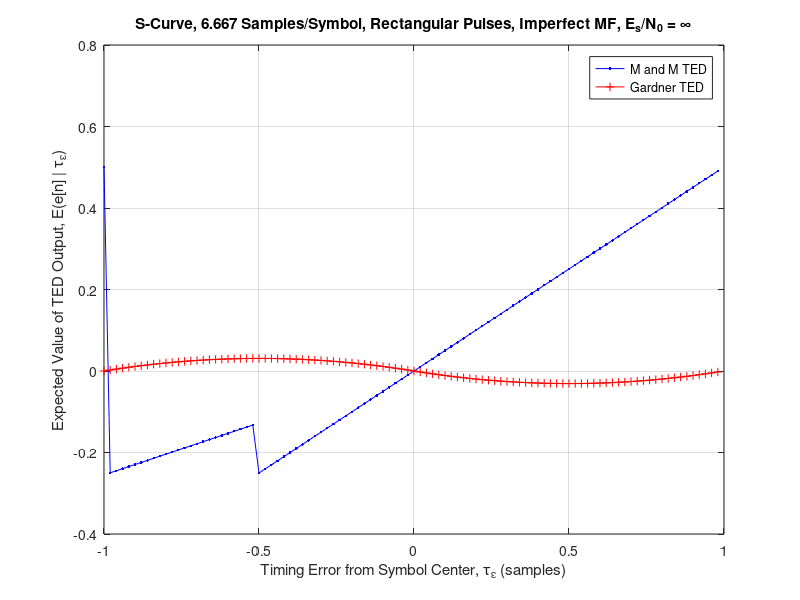
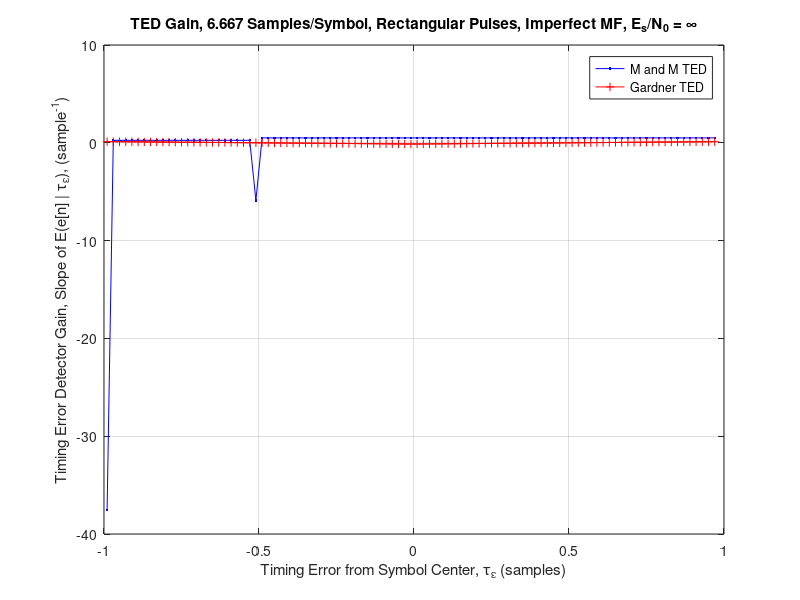

These figures' MATLAB source, in order:
% Copyright (C) 2017 Free Software Foundation
%
% This file is part of GNU Radio
%
% SPDX-License-Identifier: GPL-3.0-or-later
% 

% GNU Octave script to accompany the GNURadio flowgraph
%
%     gnuradio/gr-digital/examples/demod/symbol_sync_test_float.grc
%
% to simulate the Mueller and Muller and Gardner timing error detectors
% and compute Expected TED gains applicable to the situation in that
% flowgraph.

% Define some constants
N_bits = 4096;               % Number of bits used for timing error analysis
Rb = 9600.0;
bits_per_sym = 1;
baud_rate = Rb/bits_per_sym;
N_syms = N_bits/bits_per_sym; % Number of symbols used for timing error analysis
tea_sps = 100;                % samples/symbol used for timing error analysis
tea_Fs = tea_sps * baud_rate; % sample rate used for timing error analysis
a_sps = 2;              % actual samples per symbol used in application
a_Fs = a_sps * baud_rate;     % actual sample rate used in application

% Create rectangular pulse filter
pf_taps = 1/tea_sps * ones(tea_sps, 1);
pf_len = length(pf_taps);
pf_delay = pf_len/2;

% Generate some bits
bits = rand(N_bits,1) > 0.5;
%bits = repmat([1;0], [N_bits/2, 1]);

% Convert the bits to NRZ symbols in [-1, 1]
symbols = 2*bits-1;

% Convert symbols to baseband pulses, pulse shaping
pkg load signal;
x = tea_sps * upsample(symbols, tea_sps);
baseband = filter(pf_taps, [1], x);

% Create rectangular matched filter,
% that's a little too long (7 sps vs 6.667 sps), to introduce more ISI
isi_sps = round((tea_sps/a_sps * 4) - tea_sps); % Play with isi samples to see S-curve effects
if (mod(isi_sps, 2) != 0)
    isi_sps = isi_sps + 1;
end
mf_taps = 1/(tea_sps+isi_sps) * ones((tea_sps+isi_sps), 1);
mf_len = length(mf_taps);
mf_delay = mf_len/2;

% Matched filter the received baseband pulses
mf_baseband = filter(mf_taps, [1], baseband);
mf_baseband = mf_baseband * 1.0; % Play with amplitude to see S-curve effects

% Symbol centers are now at indices n*tea_sps + isi_sps/2 (I think!)
% Symbol clock period is tea_sps samples
% Symbol peaks are perfectly at +/-1.0

% Timing offset granularity is in 1/tea_sps-th of a symbol
tau = [(-tea_sps/2):1:(tea_sps/2-1)];
tau_norm = tau/tea_sps*a_sps;

% M&M TED. Contellation points at -1.0 and +1.0.
% Gardener TED.
% Perfect estimate of symbol clock period.
% No external noise.
mm_ted_output = zeros(N_syms-2, length(tau));
ga_ted_output = zeros(N_syms-2, length(tau));
% For each known symbol peak set (M&M needs prev and current symbol)
for i = [2:(N_syms-1)]
    % Cycle through all the timing offsets around this symbol
    % using a perfect symbol clock period estimate
    opt_prev_idx = (i-1)*tea_sps + isi_sps/2;
    opt_curr_idx = i*tea_sps + isi_sps/2;
    for j = [1:length(tau)]
        prev_soft_sym = mf_baseband(opt_prev_idx - tau(j));
        mid_soft_samp = mf_baseband((opt_curr_idx+opt_prev_idx)/2 - tau(j));
        curr_soft_sym = mf_baseband(opt_curr_idx - tau(j));
        if (prev_soft_sym >= 0)
            prev_decision = 1;
        else
            prev_decision = -1;
        end
        if (curr_soft_sym >= 0)
            curr_decision = 1;
        else
            curr_decision = -1;
        end
        mm_ted_output(i,j) = prev_decision * curr_soft_sym - curr_decision * prev_soft_sym;
        ga_ted_output(i,j) = (prev_soft_sym - curr_soft_sym) * mid_soft_samp;
    end
end

mean_mm_ted_output = mean(mm_ted_output);
mean_ga_ted_output = mean(ga_ted_output);

% Plot the S-Curves
figure(1);
plot(tau_norm, mean_mm_ted_output, '- .b;M and M TED;', ...
     tau_norm, mean_ga_ted_output, '- +r;Gardner TED;');
title('S-Curve, 6.667 Samples/Symbol, Rectangular Pulses, Imperfect MF, E_s/N_0 = \infty');
xlabel('Timing Error from Symbol Center, \tau_\epsilon (samples)');
ylabel('Expected Value of TED Output, E(e[n] | \tau_\epsilon)');
grid on;

% Plot the TED gains
figure(2);
tau_diff = tau(1:(end-1))+0.5;
tau_diff_norm = tau_diff/tea_sps*a_sps;
diff_mm_ted_output = diff(mean_mm_ted_output)/(a_sps/tea_sps);
diff_ga_ted_output = diff(mean_ga_ted_output)/(a_sps/tea_sps);
plot(tau_diff_norm, diff_mm_ted_output, '- .b;M and M TED;', ...
     tau_diff_norm, diff_ga_ted_output, '- +r;Gardner TED;');
title('TED Gain, 6.667 Samples/Symbol, Rectangular Pulses, Imperfect MF, E_s/N_0 = \infty');
xlabel('Timing Error from Symbol Center, \tau_\epsilon (samples)');
ylabel('Timing Error Detector Gain, Slope of E(e[n] | \tau_\epsilon), (sample^{-1})');
grid on;

% Print out the central TED gains
k = length(diff_mm_ted_output);
mm_ted_gain = mean(diff_mm_ted_output(((k-1)/2):((k-1)/2+1)))
k = length(diff_ga_ted_output);
ga_ted_gain = mean(diff_ga_ted_output(((k-1)/2):((k-1)/2+1)))

